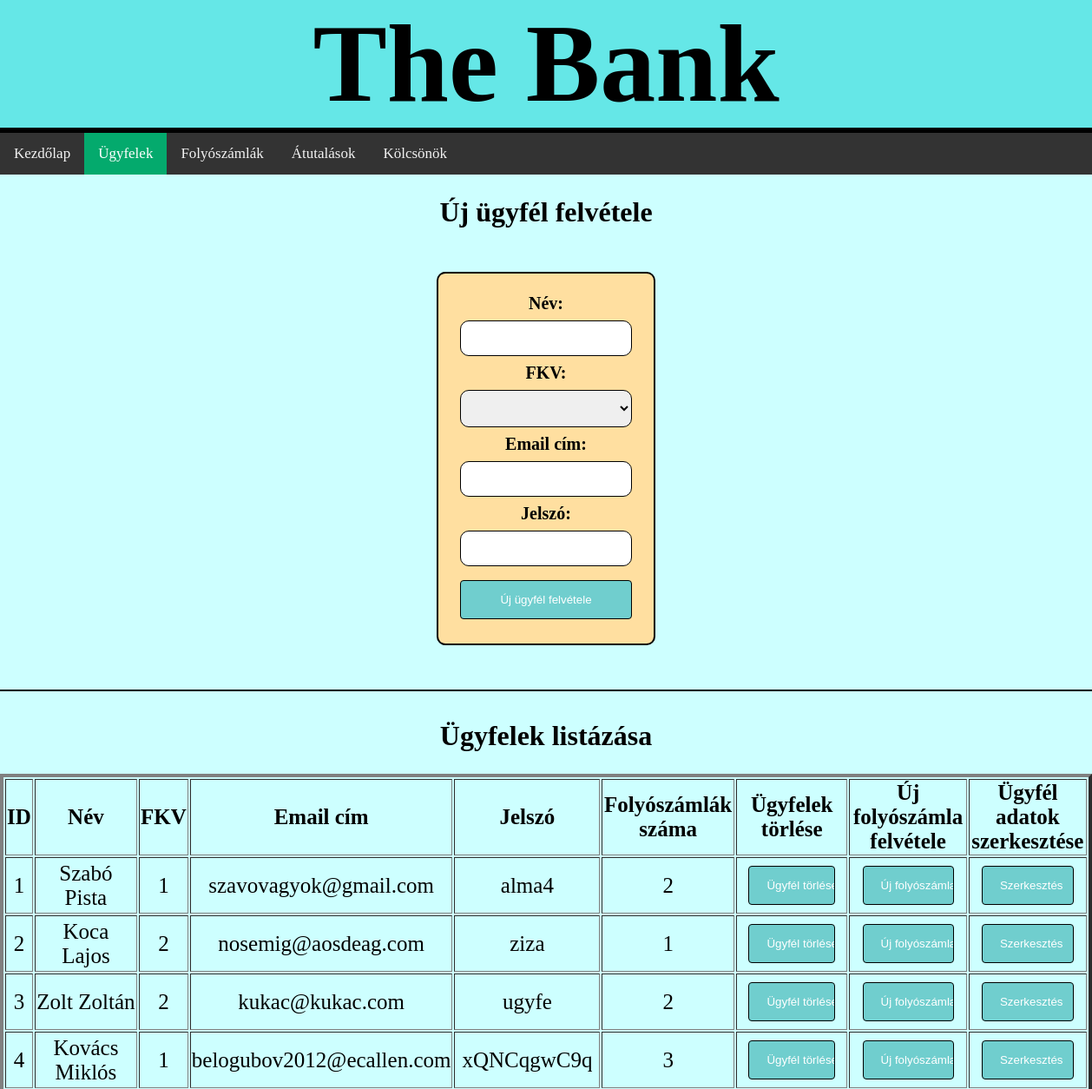
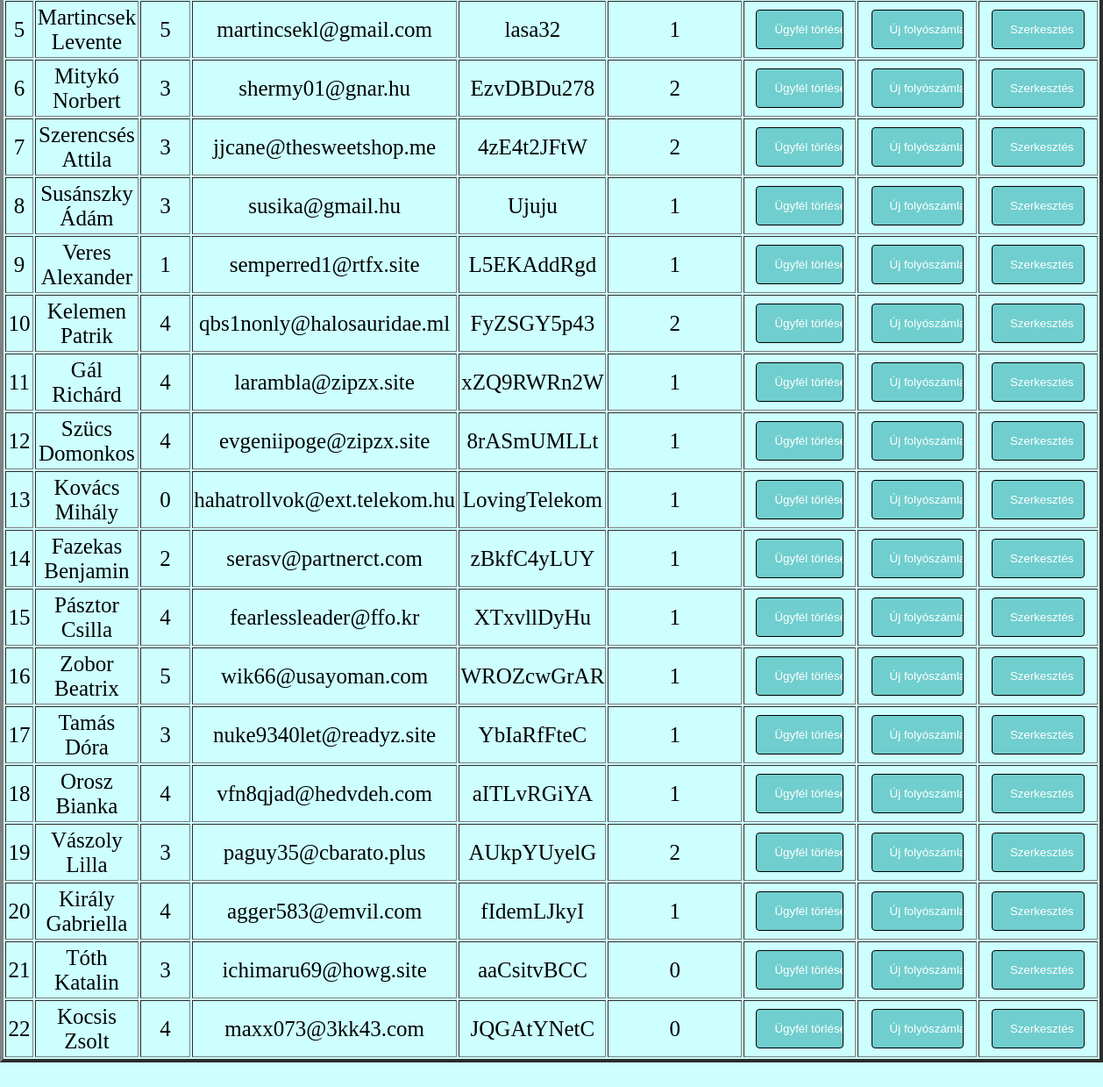
Page /ugyfelek.php on the committed database (2 pictures, top to bottom).
### tables this page shows
CREATE TABLE `ugyfel` (
  `id` int(11) NOT NULL,
  `nev` varchar(40) NOT NULL,
  `FKV` int(11) NOT NULL,
  `email` varchar(40) NOT NULL,
  `jelszo` varchar(20) NOT NULL
);

### db_fuggvenyek.php (called while the page is built, shortened)
<?php
function adatbazis_csatlakozas() {
	$conn = mysqli_connect("localhost", "root", "") or die("Csatlakozási hiba");
	mysqli_query($conn, 'SET NAMES UTF-8');
	mysqli_query($conn, 'SET character_set_results=utf8');
	mysqli_set_charset($conn, 'utf8');
	return $conn;
}
function ugyfellistatLeker() {
	if ( !($conn = adatbazis_csatlakozas()) ) {
		return false;
	}
	$insert = mysqli_query( $conn,"SELECT * FROM ugyfel");
    return $insert;
}
?>

### ugyfelek.php (the view, shortened to what this page needs)
<?php
include_once 'db_fuggvenyek.php';
?>
<html>
<head>
<link rel="stylesheet" href="styles.css">
</head>
<body>
<div class='headline'>The Bank</div>
<div class="topnav">
  <a href="index.php">Kezdőlap</a>
  <a class="active">Ügyfelek</a>
  <a href="folyoszamlak.php">Folyószámlák</a>
  <a href="atutalas.php">Átutalások</a>
  <a href="kolcson.php">Kölcsönök</a>
</div>
<div class='title'>
<h1>Új ügyfél felvétele</h1>
</div>
<div class='logorreg'>
<form method="POST" accept-charset="utf-8">
   <br>
   <label>Név: </label>
   <br>
   <input type="text" name="nev" />
   <br>
   <label>FKV: </label>
   <br>
    <select name="fkv">
       <option selected value=""></option>
       <option value="0">0</option>
     </select>
   <br>
   <label>Email cím: </label>
   <br>
   <input type="text" name="email" />
   <br>
   <label>Jelszó: </label>
   <br>
   <input type="text" name="jelszo" />
   <br>
   <input type="submit" name="ugyfelekpost" value="Új ügyfél felvétele" />
</form>
</div>
<hr color="black">
<div class='title'>
<h1>Ügyfelek listázása</h1>
</div>
<table border="4">
<tr>
<th>ID</th>
<th>Név</th>
<th>FKV</th>
<th>Email cím</th>
<th>Jelszó</th>
<th>Folyószámlák száma</th>
<th>Ügyfelek törlése</th>
<th>Új folyószámla felvétele</th>
<th>Ügyfél adatok szerkesztése</th>
</tr>
<?php
	$ugyfelek = ugyfellistatLeker();
    $count = mysqli_query(adatbazis_csatlakozas(),"SELECT COUNT(`folyoszamlaszam`) AS `darab`, `id` FROM `folyoszamla`, `ugyfel` WHERE id=folyoszamla.ugyfelID GROUP BY id;");
    while( $egySor = mysqli_fetch_assoc($ugyfelek)) {
         $counting = mysqli_fetch_assoc($count);
        if ($counting["darab"] == '') {
        $counting["darab"]='0';
        }
		echo '<tr>';
		echo '<td>'. $egySor["id"] .'</td>';
		echo '<td>'. $egySor["nev"] .'</td>';
		echo '<td>'. $egySor["FKV"] .'</td>';
		echo '<td>'. $egySor["email"] .'</td>';
		echo '<td>'. $egySor["jelszo"] .'</td>';
		echo '<td>'. $counting["darab"] .'</td>';
		echo '<form method="post" >';
		echo '<td>'. '<input type="submit" name="sortorles" value="Ügyfél törlése"> ' .'</td>';
		?>
        <form method="post" action="">
        <td><input type="submit" name="ujfolyo" value="Új folyószámla"> </td>
		</form>
		<form method="post" action="editugyfel.php">
		<td> <input type="submit" name="editugyfel" value="Szerkesztés"> </td>
        </form>
	</tr>
<?php	}
?>
</table>
</body>
</html>

### styles.css (style rules this page uses)
body { background: #cdffff; margin:0; color: #000000; }
.headline { background: #65e7e7; color: black; font-weight: bold; font-family: "Edwardian Script ITC"; font-size: 800%; text-align: center; vertical-align: center; border-bottom:6px solid black; }
div,h1 { margin: 0; outline: 0; }
.topnav { background-color: #333; overflow: hidden; }
.topnav a { float: left; color: #f2f2f2; text-align: center; padding: 14px 16px; text-decoration: none; font-size: 17px; }
.topnav a.active { background-color: #04AA6D; color: white; }
.logorreg { margin-top: 4%; margin-bottom: 4%; border: 2px solid black; border-radius: 10px; margin-left: 40%; margin-right: 40%; text-align: center; background-color: #ffdfa0; font-weight:bold; font-size: 20px; }
input[type=text],select { width: 80%; padding: 12px 20px; margin: 8px 0; display: inline-block; border: 1px solid black; border-radius: 10px; box-sizing: border-box; }
table { margin-top: 2%; margin-left: auto; margin-right: auto; margin-bottom: 7%; text-align: center; font-size: 25px; }
input[type=submit],[type=button] { width: 80%; background-color: #70cece; color: white; padding: 14px 20px; margin: 8px 0; border: 1px solid black; border-radius: 4px; cursor: pointer; }
.title { padding-top: 2%; text-align: center; }

### rows in the picture
ugyfel: id "1", nev "Szabó Pista", FKV "1", email "szavovagyok@gmail.com", jelszo "alma4", darab "2"
ugyfel: id "2", nev "Koca Lajos", FKV "2", email "nosemig@aosdeag.com", jelszo "ziza", darab "1"
ugyfel: id "3", nev "Zolt Zoltán", FKV "2", email "kukac@kukac.com", jelszo "ugyfe", darab "2"
ugyfel: id "4", nev "Kovács Miklós", FKV "1", email "belogubov2012@ecallen.com", jelszo "xQNCqgwC9q", darab "3"
ugyfel: id "5", nev "Martincsek Levente", FKV "5", email "martincsekl@gmail.com", jelszo "lasa32", darab "1"
ugyfel: id "6", nev "Mitykó Norbert", FKV "3", email "shermy01@gnar.hu", jelszo "EzvDBDu278", darab "2"
ugyfel: id "7", nev "Szerencsés Attila", FKV "3", email "jjcane@thesweetshop.me", jelszo "4zE4t2JFtW", darab "2"
ugyfel: id "8", nev "Susánszky Ádám", FKV "3", email "susika@gmail.hu", jelszo "Ujuju", darab "1"
ugyfel: id "9", nev "Veres Alexander", FKV "1", email "semperred1@rtfx.site", jelszo "L5EKAddRgd", darab "1"
ugyfel: id "10", nev "Kelemen Patrik", FKV "4", email "qbs1nonly@halosauridae.ml", jelszo "FyZSGY5p43", darab "2"
ugyfel: id "11", nev "Gál Richárd", FKV "4", email "larambla@zipzx.site", jelszo "xZQ9RWRn2W", darab "1"
ugyfel: id "12", nev "Szücs Domonkos", FKV "4", email "evgeniipoge@zipzx.site", jelszo "8rASmUMLLt", darab "1"
ugyfel: id "13", nev "Kovács Mihály", FKV "0", email "hahatrollvok@ext.telekom.hu", jelszo "LovingTelekom", darab "1"
ugyfel: id "14", nev "Fazekas Benjamin", FKV "2", email "serasv@partnerct.com", jelszo "zBkfC4yLUY", darab "1"
ugyfel: id "15", nev "Pásztor Csilla", FKV "4", email "fearlessleader@ffo.kr", jelszo "XTxvllDyHu", darab "1"
ugyfel: id "16", nev "Zobor Beatrix", FKV "5", email "wik66@usayoman.com", jelszo "WROZcwGrAR", darab "1"
ugyfel: id "17", nev "Tamás Dóra", FKV "3", email "nuke9340let@readyz.site", jelszo "YbIaRfFteC", darab "1"
ugyfel: id "18", nev "Orosz Bianka", FKV "4", email "vfn8qjad@hedvdeh.com", jelszo "aITLvRGiYA", darab "1"
ugyfel: id "19", nev "Vászoly Lilla", FKV "3", email "paguy35@cbarato.plus", jelszo "AUkpYUyelG", darab "2"
ugyfel: id "20", nev "Király Gabriella", FKV "4", email "agger583@emvil.com", jelszo "fIdemLJkyI", darab "1"
ugyfel: id "21", nev "Tóth Katalin", FKV "3", email "ichimaru69@howg.site", jelszo "aaCsitvBCC", darab "0"
ugyfel: id "22", nev "Kocsis Zsolt", FKV "4", email "maxx073@3kk43.com", jelszo "JQGAtYNetC", darab "0"
